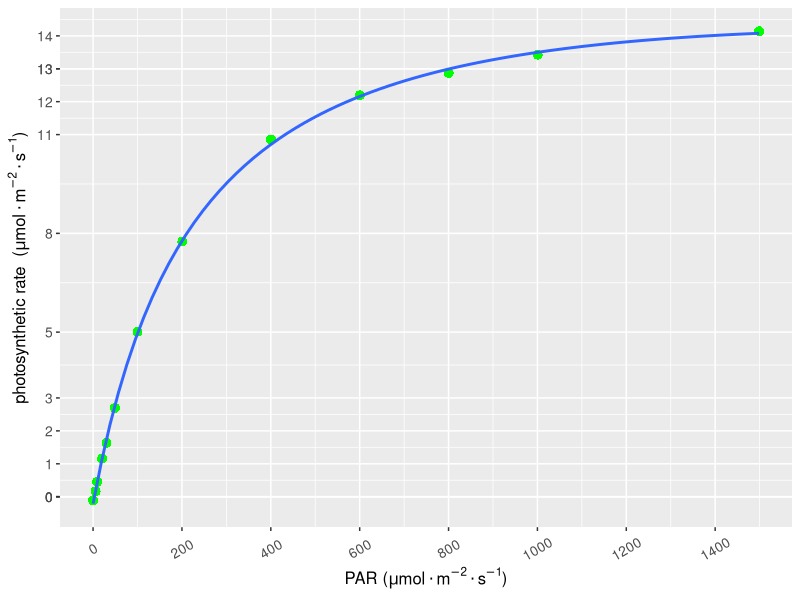

Generate this figure with R:
## ---- chunk 1
library(minpack.lm)

# 读取数据，同fitaci数据格式
lrc <- read.csv("./data/lrc.csv")
lrc <- subset(lrc, Obs > 0)

# 光响应曲线没有太多参数，
# 直接调出相应的光强和光合速率
# 方便后面调用
lrc_Q <- lrc$PARi
lrc_A <- lrc$Photo 

# 模型的拟合
lrcnls <- nlsLM(lrc_A ~ alpha * ((1 - 
              beta*lrc_Q)/(1 + gamma * lrc_Q)) * lrc_Q - Rd,
                start=list(alpha = 0.07, beta = 0.00005,
                           gamma=0.004, Rd = 0.2)
                )
fitlrc_mrec <- summary(lrcnls)

# 饱和点计算
Isat <-  sqrt((fitlrc_mrec$coef[2,1] + fitlrc_mrec$coef[3,1])/
              fitlrc_mrec$coef[2,1]-1)/fitlrc_mrec$coef[3,1]
# 补偿点计算
Ic <- (
  -(fitlrc_mrec$coef[3, 1] * fitlrc_mrec$coef[4, 1] - 
  fitlrc_mrec$coef[1, 1]) - sqrt((fitlrc_mrec$coef[3, 1] * 
  fitlrc_mrec$coef[4, 1] - fitlrc_mrec$coef[1, 1])^2- 
  (4 * fitlrc_mrec$coef[1, 1] * fitlrc_mrec$coef[2, 1] * 
  fitlrc_mrec$coef[4, 1])))/
  (2*fitlrc_mrec$coef[1,1]*fitlrc_mrec$coef[2,1])

## 拟合图形
library(ggplot2)
light <- data.frame(lrc_Q = lrc$PARi, lrc_A = lrc$Photo)

p <- ggplot(light, aes(x = lrc_Q, y = lrc_A))

p1 <- p + 
  geom_point(shape = 16, size = 3, color = "green") + 
  geom_smooth(method="nls", formula = 
   y ~ alpha * ((1 - 
              beta*x)/(1 + gamma * x)) * x - Rd, 
    se = FALSE, method.args = list(
    start = c(alpha = 0.07, beta = 0.00005,
              gamma=0.004, Rd = 0.2), 
    aes(x =lrc_Q, y = lrc_A, 
    color='blue', size = 1.2))
  ) +
  labs(y=expression(paste("photosynthetic rate  ", 
          "(", mu, mol%.%m^-2%.%s^-1, ")")), 
       x=expression(paste("PAR ", 
           "(", mu, mol%.%m^-2%.%s^-1, ")")))


# 自定义坐标轴
p1 + scale_x_continuous(breaks = seq(0, 2100, by = 200)) +  
  scale_y_continuous(breaks= round(light$lrc_A)) +
   theme(axis.text.x  = element_text(
    size = 10, angle=30, vjust=0.5), 
    axis.text.y = element_text(size = 10),
    axis.title.x = element_text(size = 12, face = 'bold'),
    axis.title.y = element_text(size = 12, face = 'bold')
  )
## ---- chunk 2
knitr::kable(
fitlrc_mrec$coef, booktabs = TRUE,
caption = '直角双曲线修正模型计算参数'
)
